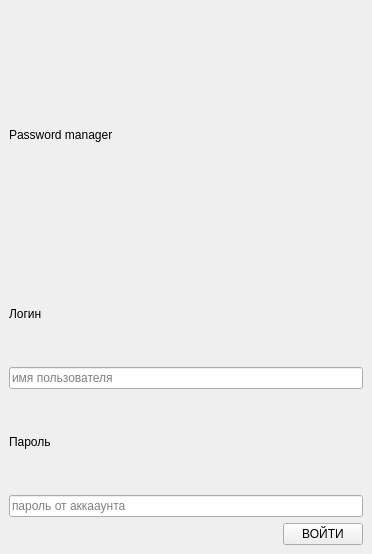
<?xml version="1.0" encoding="UTF-8"?>
<ui version="4.0">
 <class>MainWindow</class>
 <widget class="QMainWindow" name="MainWindow">
  <property name="geometry">
   <rect>
    <x>0</x>
    <y>0</y>
    <width>372</width>
    <height>554</height>
   </rect>
  </property>
  <property name="windowTitle">
   <string>MainWindow</string>
  </property>
  <widget class="QWidget" name="centralwidget">
   <layout class="QGridLayout" name="gridLayout_2">
    <item row="2" column="0">
     <layout class="QHBoxLayout" name="horizontalLayout">
      <item>
       <spacer name="horizontalSpacer_3">
        <property name="orientation">
         <enum>Qt::Horizontal</enum>
        </property>
        <property name="sizeHint" stdset="0">
         <size>
          <width>40</width>
          <height>20</height>
         </size>
        </property>
       </spacer>
      </item>
      <item>
       <widget class="QPushButton" name="button_welcome">
        <property name="cursor">
         <cursorShape>PointingHandCursor</cursorShape>
        </property>
        <property name="text">
         <string>ВОЙТИ</string>
        </property>
       </widget>
      </item>
     </layout>
    </item>
    <item row="1" column="0">
     <layout class="QGridLayout" name="gridLayout">
      <item row="0" column="0">
       <layout class="QVBoxLayout" name="verticalLayout_2">
        <item>
         <widget class="QLabel" name="label">
          <property name="text">
           <string>Логин</string>
          </property>
         </widget>
        </item>
        <item>
         <widget class="QLineEdit" name="lineEdit">
          <property name="cursor">
           <cursorShape>SizeVerCursor</cursorShape>
          </property>
          <property name="inputMask">
           <string/>
          </property>
          <property name="text">
           <string/>
          </property>
          <property name="placeholderText">
           <string>имя пользователя</string>
          </property>
         </widget>
        </item>
       </layout>
      </item>
      <item row="1" column="0">
       <layout class="QVBoxLayout" name="verticalLayout_3">
        <item>
         <widget class="QLabel" name="label_2">
          <property name="text">
           <string>Пароль</string>
          </property>
         </widget>
        </item>
        <item>
         <widget class="QLineEdit" name="lineEdit_2">
          <property name="cursor">
           <cursorShape>IBeamCursor</cursorShape>
          </property>
          <property name="text">
           <string/>
          </property>
          <property name="placeholderText">
           <string>пароль от аккааунта</string>
          </property>
         </widget>
        </item>
       </layout>
      </item>
     </layout>
    </item>
    <item row="0" column="0">
     <widget class="QLabel" name="label_pas">
      <property name="text">
       <string>Password manager</string>
      </property>
     </widget>
    </item>
   </layout>
  </widget>
 </widget>
 <resources/>
 <connections/>
</ui>
